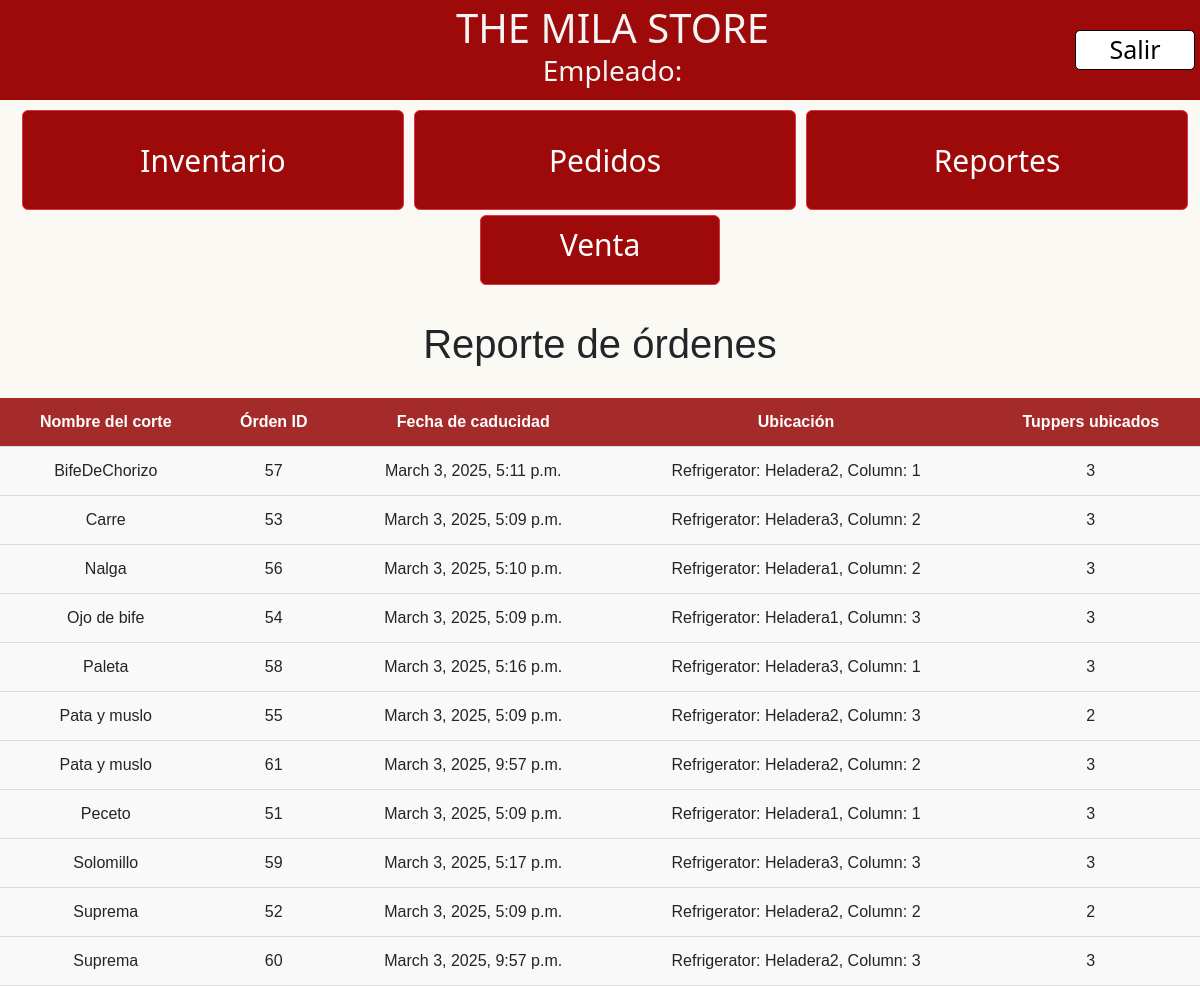
/expiration/, run on the app's committed database.
### inventory/models.py (models this page shows, shortened)
class OrderAllocation(models.Model):
    order = models.ForeignKey(Order, related_name='allocations', on_delete=models.CASCADE)
    column = models.ForeignKey(Column, on_delete=models.CASCADE)
    tuppers_allocated = models.IntegerField()

class Order(models.Model):
    cut = models.ForeignKey(Cut, on_delete=models.CASCADE)
    tuppers_requested = models.IntegerField()
    created_at = models.DateTimeField(auto_now_add=True)
    tuppers_remaining = models.IntegerField()
    scheduled_date = models.DateTimeField(blank=True, null=True)
    expiration_date = models.DateTimeField(blank=True, null=True)

class Cut(models.Model):
    name = models.CharField(max_length=100)
    milas_per_tupper = models.IntegerField()
    reorder_threshold = models.IntegerField(default=10)
    reorder_tuppers = models.IntegerField(default=10)
    is_order_pending = models.BooleanField(default=False)
    color = ColorField(default='#FF0000')
    days_until_expiration = models.IntegerField(default=180)

class Column(models.Model):
    refrigerator = models.ForeignKey(Refrigerator, on_delete=models.CASCADE)
    capacity = models.IntegerField(validators=[MinValueValidator(1)])
    def __str__(self):
        try:
            column_ids = list(Column.objects.filter(refrigerator=self.refrigerator).order_by('id').values_list('id', flat=True))
            column_index = column_ids.index(self.id) + 1
            return f"Refrigerator: {self.refrigerator.name}, Column: {column_index}"
        except (ValueError, AttributeError):
            return f"Refrigerator: {self.refrigerator.name}"

class Refrigerator(models.Model):
    name = models.CharField(max_length=100)

### inventory/views.py (the view)
# urls.py: path('expiration/', views.expiration_tracking_view, name='reports'),
def expiration_tracking_view(request):
    allocations = OrderAllocation.objects.select_related('order', 'order__cut', 'column').order_by('order__cut__name', 'order__expiration_date')
    grouped_allocations = defaultdict(list)
    for allocation in allocations:
        grouped_allocations[allocation.order.id].append(allocation)
    context = {
        'grouped_allocations': dict(grouped_allocations),  # Convert to regular dict for easier template access
    }
    return render(request, 'inventory/reports.html', context)

### inventory/templates/inventory/reports.html (shortened to what this page needs)
{% extends 'base.html' %}
{% load static %}
{% block css_files %}
    <link rel="stylesheet" href="{% static 'inventory/reports.css' %}">
{% endblock %}
{% block content %}
    <h1 id="nombre">Reporte de órdenes</h1>
    <table class="reporte-table">
        <thead>
        <tr>
            <th>Nombre del corte</th>
            <th>Órden ID</th>
            <th>Fecha de caducidad</th>
            <th>Ubicación</th>
            <th>Tuppers ubicados</th>
        </tr>
        </thead>
        <tbody>
        {% for order_id, allocations in grouped_allocations.items %}
            {% if allocations %}
                <tr>
                    <td rowspan="{{ allocations|length }}">{{ allocations.0.order.cut.name }}</td>
                    <td rowspan="{{ allocations|length }}">{{ allocations.0.order.id }}</td>
                    <td rowspan="{{ allocations|length }}">{{ allocations.0.order.expiration_date }}</td>
                    <td>{{ allocations.0.column }}</td>
                    <td>{{ allocations.0.tuppers_allocated }}</td>
                </tr>
            {% endif %}
        {% endfor %}
        </tbody>
    </table>
{% endblock %}

### static/base.css (style rules this page uses)
html,body { margin: 0; background-color: #fbf9f4; }
h1 { text-align: center; display: inline-block; margin: 0; }

### inventory/static/inventory/reports.css (style rules this page uses)
.reporte-table { width: 100%; border-collapse: collapse; font-family: Arial, sans-serif; margin-top: 20px; }
th, td { padding: 12px; text-align: center; border-bottom: 1px solid #ddd; }
th { background-color: brown; color: white; font-weight: bold; }
table tr { background-color: #f9f9f9; }
#nombre { font-family: Vegur, 'PT Sans', Verdana, sans-serif; display: block; margin: 30px; font-family: 'Helvetica', sans-serif; }

### data on the page
OrderAllocation: order.name "BifeDeChorizo", order "57", order.expiration_date "March 3, 2025, 5:11 p.m.", column.name "Refrigerator: Heladera2, Column: 1", tuppers_allocated "3"
OrderAllocation: order.name "Carre", order "53", order.expiration_date "March 3, 2025, 5:09 p.m.", column.name "Refrigerator: Heladera3, Column: 2", tuppers_allocated "3"
OrderAllocation: order.name "Nalga", order "56", order.expiration_date "March 3, 2025, 5:10 p.m.", column.name "Refrigerator: Heladera1, Column: 2", tuppers_allocated "3"
OrderAllocation: order.name "Ojo de bife", order "54", order.expiration_date "March 3, 2025, 5:09 p.m.", column.name "Refrigerator: Heladera1, Column: 3", tuppers_allocated "3"
OrderAllocation: order.name "Paleta", order "58", order.expiration_date "March 3, 2025, 5:16 p.m.", column.name "Refrigerator: Heladera3, Column: 1", tuppers_allocated "3"
OrderAllocation: order.name "Pata y muslo", order "55", order.expiration_date "March 3, 2025, 5:09 p.m.", column.name "Refrigerator: Heladera2, Column: 3", tuppers_allocated "2"
OrderAllocation: order.name "Pata y muslo", order "61", order.expiration_date "March 3, 2025, 9:57 p.m.", column.name "Refrigerator: Heladera2, Column: 2", tuppers_allocated "3"
OrderAllocation: order.name "Peceto", order "51", order.expiration_date "March 3, 2025, 5:09 p.m.", column.name "Refrigerator: Heladera1, Column: 1", tuppers_allocated "3"
OrderAllocation: order.name "Solomillo", order "59", order.expiration_date "March 3, 2025, 5:17 p.m.", column.name "Refrigerator: Heladera3, Column: 3", tuppers_allocated "3"
OrderAllocation: order.name "Suprema", order "52", order.expiration_date "March 3, 2025, 5:09 p.m.", column.name "Refrigerator: Heladera2, Column: 2", tuppers_allocated "2"
OrderAllocation: order.name "Suprema", order "60", order.expiration_date "March 3, 2025, 9:57 p.m.", column.name "Refrigerator: Heladera2, Column: 3", tuppers_allocated "3"
